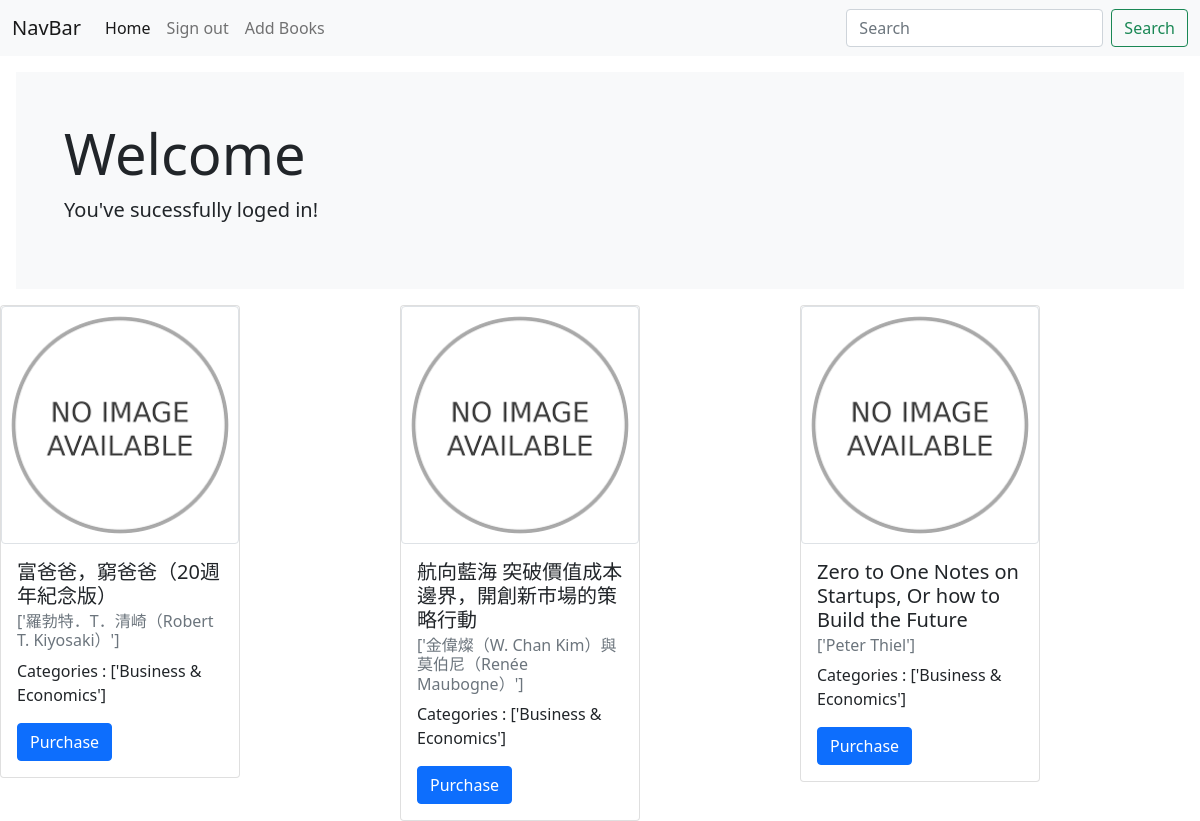
Screenshot of /users/Welcome (signed in) with the database file from the repository.
### lib_project/models.py (models this page shows, shortened)
class Books(db.Model):
    __tablename__ = 'books'
    B_id = db.Column(db.Integer, primary_key = True)
    ISBN_10 = db.Column(db.Integer)
    ISBN_13 = db.Column(db.Integer)
    title = db.Column(db.Text)
    img_url = db.Column(db.Text)
    authors = db.Column(db.Text)
    categories = db.Column(db.Text)
    purchase_url = db.Column(db.Text)
    published_date = db.Column(db.Text)
    created_time = db.Column(db.DateTime, default=datetime.now, nullable=False)
    users_owned = db.relationship("Owned_Books",backref='books')

### lib_project/users/views.py (the view)
@users_blueprints.route('/Welcome', methods=['GET','POST'])
@login_required
def user_page():
    U_id = session['user_U_id']
    user = Users.query.filter_by(U_id=U_id).first()
    owned_books_id = user.get_books()
    owned_books = Books.query.filter(
        Books.B_id.in_(owned_books_id)
    )
    print(owned_books)
    return render_template('user_page.html', owned_books = owned_books)

### lib_project/models.py (called while the page is built)
@login_manager.user_loader
def load_user(user_id):
    return Users.query.get(user_id)

    def get_books(self):
        books = []
        for book in self.owned_books:
            books.append(book.B_id)
        return books

### lib_project/users/templates/users/user_page.html
{% extends "base.html" %}
{% block content %}
<div class="bg-light p-5 rounded-lg m-3">
    <h1 class="display-4">Welcome</h1>
    <p class="lead">You've sucessfully loged in!</p>
</div>
<div class="row row-cols-3" style="display: flex; flex-wrap: wrap; width: 100vw;">
    {% for book in owned_books %}
    <div class="col">
        <div class="card " style="width: 20vw;">
            <img src="{{book['img_url']}}" class="img-thumbnail" alt="Image not found" onerror="this.onerror=null;this.src='imageNotFound.png';" style=" width: 100%;  height: auto; object-fit: cover;">
            <div class="card-body">
                <h5 class="card-title">{{book['title']}}</h5>
                <h6 class="card-subtitle mb-2 text-muted">{{book['authors']}}</h6>
                <p class="card-text">Categories : {{book['categories']}}</p>
                <div class="row">
                    <div class="col">
                        <a href="{{book['purchase_url']}}" class="btn btn-primary">Purchase </a>
                    </div>
                </div>
            </div>
        </div>
    </div>
    {% endfor %}
</div>
{% endblock %}

### lib_project/templates/base.html (shortened to what this page needs)
<!DOCTYPE html>
<html lang="en">
<head>
    <link href="https://cdn.jsdelivr.net/npm/bootstrap@5.0.0-beta3/dist/css/bootstrap.min.css" rel="stylesheet">
</head>
<body>
    <nav class="navbar navbar-expand-lg navbar-light bg-light">
        <div class="container-fluid">
          <a class="navbar-brand" href="{{url_for('index') }}">
            NavBar
          </a>
          <div class="collapse navbar-collapse" id="navbarSupportedContent">
            <ul class="navbar-nav me-auto mb-2 mb-lg-0">
              {% if current_user.is_authenticated %}
              <li class="nav-item">
                <a class="nav-link active" aria-current="page" href="{{url_for('users.user_page') }}">Home</a>
              </li>
              <li class="nav-item">
                <a class="nav-link" href="{{url_for('users.logout') }}">Sign out</a>
              </li>
              <li class="nav-item">
                <a class="nav-link" href="{{url_for('books.search_books') }}">Add Books</a>
              </li>
              {% endif %}
            </ul>
            <form class="d-flex">
              <input class="form-control me-2" type="search" placeholder="Search" aria-label="Search">
              <button class="btn btn-outline-success" type="submit">Search</button>
            </form>
          </div>
        </div>
    </nav>
  {% block content %}
  {% endblock %}
</body>
</html>

### rows the page displays
Books: title "富爸爸，窮爸爸（20週年紀念版）", authors "['羅勃特．T．清崎（Robert T. Kiyosaki）']", categories "['Business & Economics']"
Books: title "航向藍海 突破價值成本邊界，開創新市場的策略行動", authors "['金偉燦（W. Chan Kim）與莫伯尼（Renée Maubogne）']", categories "['Business & Economics']"
Books: title "Zero to One Notes on Startups, Or how to Build the Future", authors "['Peter Thiel']", categories "['Business & Economics']"
